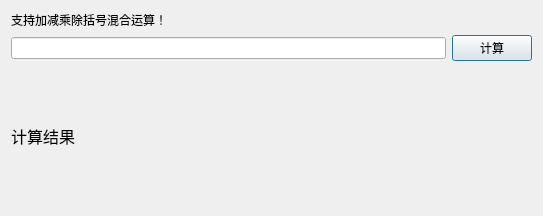
<?xml version="1.0" encoding="UTF-8"?>
<ui version="4.0">
 <class>Dialog</class>
 <widget class="QDialog" name="Dialog">
  <property name="geometry">
   <rect>
    <x>0</x>
    <y>0</y>
    <width>543</width>
    <height>216</height>
   </rect>
  </property>
  <property name="windowTitle">
   <string>参见娘娘</string>
  </property>
  <property name="windowIcon">
   <iconset resource="calculatorresource.qrc">
    <normaloff>:/C:/Users/Mactarvish/Desktop/IMG_20160223_195834.jpg</normaloff>:/C:/Users/Mactarvish/Desktop/IMG_20160223_195834.jpg</iconset>
  </property>
  <layout class="QGridLayout" name="gridLayout">
   <item row="2" column="0">
    <widget class="QLabel" name="label">
     <property name="font">
      <font>
       <family>微软雅黑</family>
       <pointsize>12</pointsize>
       <weight>50</weight>
       <italic>false</italic>
       <bold>false</bold>
       <strikeout>false</strikeout>
       <kerning>true</kerning>
      </font>
     </property>
     <property name="text">
      <string>计算结果</string>
     </property>
     <property name="scaledContents">
      <bool>false</bool>
     </property>
    </widget>
   </item>
   <item row="1" column="0">
    <layout class="QHBoxLayout" name="horizontalLayout">
     <item>
      <widget class="QLineEdit" name="lineEdit"/>
     </item>
     <item>
      <widget class="QPushButton" name="pushButton">
       <property name="text">
        <string>计算</string>
       </property>
      </widget>
     </item>
    </layout>
   </item>
   <item row="0" column="0">
    <widget class="QLabel" name="label_2">
     <property name="sizePolicy">
      <sizepolicy hsizetype="Preferred" vsizetype="Maximum">
       <horstretch>0</horstretch>
       <verstretch>0</verstretch>
      </sizepolicy>
     </property>
     <property name="text">
      <string>支持加减乘除括号混合运算！</string>
     </property>
    </widget>
   </item>
  </layout>
 </widget>
 <layoutdefault spacing="6" margin="11"/>
 <resources>
  <include location="calculatorresource.qrc"/>
 </resources>
 <connections/>
</ui>
